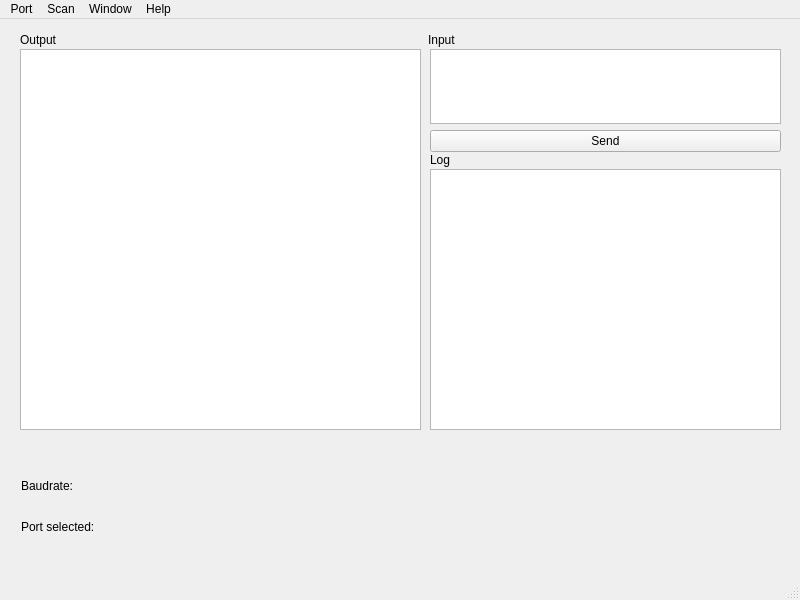
<?xml version="1.0" encoding="UTF-8"?>
<ui version="4.0">
 <class>MainWindow</class>
 <widget class="QMainWindow" name="MainWindow">
  <property name="enabled">
   <bool>true</bool>
  </property>
  <property name="geometry">
   <rect>
    <x>0</x>
    <y>0</y>
    <width>800</width>
    <height>600</height>
   </rect>
  </property>
  <property name="minimumSize">
   <size>
    <width>800</width>
    <height>600</height>
   </size>
  </property>
  <property name="maximumSize">
   <size>
    <width>800</width>
    <height>600</height>
   </size>
  </property>
  <property name="baseSize">
   <size>
    <width>800</width>
    <height>600</height>
   </size>
  </property>
  <property name="mouseTracking">
   <bool>false</bool>
  </property>
  <property name="windowTitle">
   <string>serial_reader</string>
  </property>
  <widget class="QWidget" name="centralwidget">
   <widget class="QWidget" name="layoutWidget">
    <property name="geometry">
     <rect>
      <x>20</x>
      <y>30</y>
      <width>401</width>
      <height>381</height>
     </rect>
    </property>
    <layout class="QGridLayout" name="gridLayout_2">
     <item row="0" column="0">
      <widget class="QTextBrowser" name="Output"/>
     </item>
    </layout>
   </widget>
   <widget class="QWidget" name="layoutWidget">
    <property name="geometry">
     <rect>
      <x>430</x>
      <y>30</y>
      <width>351</width>
      <height>103</height>
     </rect>
    </property>
    <layout class="QGridLayout" name="gridLayout_3">
     <item row="1" column="0">
      <widget class="QPushButton" name="send_button">
       <property name="text">
        <string>Send</string>
       </property>
      </widget>
     </item>
     <item row="0" column="0">
      <widget class="QTextEdit" name="Input"/>
     </item>
    </layout>
   </widget>
   <widget class="QWidget" name="layoutWidget">
    <property name="geometry">
     <rect>
      <x>21</x>
      <y>458</y>
      <width>111</width>
      <height>18</height>
     </rect>
    </property>
    <layout class="QHBoxLayout" name="horizontalLayout">
     <item>
      <widget class="QLabel" name="Baudrate_Label_Name">
       <property name="text">
        <string>Baudrate:</string>
       </property>
      </widget>
     </item>
     <item>
      <widget class="QLabel" name="baudrate">
       <property name="text">
        <string/>
       </property>
      </widget>
     </item>
    </layout>
   </widget>
   <widget class="QWidget" name="layoutWidget">
    <property name="geometry">
     <rect>
      <x>21</x>
      <y>499</y>
      <width>141</width>
      <height>18</height>
     </rect>
    </property>
    <layout class="QHBoxLayout" name="horizontalLayout_2">
     <item>
      <widget class="QLabel" name="Selected_Port_Label_Name">
       <property name="text">
        <string>Port selected:</string>
       </property>
      </widget>
     </item>
     <item>
      <widget class="QLabel" name="selected_port">
       <property name="text">
        <string/>
       </property>
      </widget>
     </item>
    </layout>
   </widget>
   <widget class="QTextBrowser" name="Log">
    <property name="geometry">
     <rect>
      <x>430</x>
      <y>150</y>
      <width>351</width>
      <height>261</height>
     </rect>
    </property>
   </widget>
   <widget class="QLabel" name="output_label">
    <property name="geometry">
     <rect>
      <x>20</x>
      <y>10</y>
      <width>49</width>
      <height>21</height>
     </rect>
    </property>
    <property name="text">
     <string>Output</string>
    </property>
   </widget>
   <widget class="QLabel" name="input_label">
    <property name="geometry">
     <rect>
      <x>428</x>
      <y>11</y>
      <width>61</width>
      <height>20</height>
     </rect>
    </property>
    <property name="text">
     <string>Input</string>
    </property>
   </widget>
   <widget class="QLabel" name="log_label">
    <property name="geometry">
     <rect>
      <x>430</x>
      <y>131</y>
      <width>49</width>
      <height>20</height>
     </rect>
    </property>
    <property name="text">
     <string>Log</string>
    </property>
   </widget>
  </widget>
  <widget class="QMenuBar" name="menubar">
   <property name="geometry">
    <rect>
     <x>0</x>
     <y>0</y>
     <width>800</width>
     <height>22</height>
    </rect>
   </property>
   <widget class="QMenu" name="menuPort">
    <property name="title">
     <string>Port</string>
    </property>
    <addaction name="actionOpen"/>
    <addaction name="actionClose"/>
    <addaction name="actionSettings"/>
   </widget>
   <widget class="QMenu" name="menuScan">
    <property name="title">
     <string>Scan</string>
    </property>
    <addaction name="actionFind_Ports"/>
   </widget>
   <widget class="QMenu" name="menuWindow">
    <property name="title">
     <string>Window</string>
    </property>
    <addaction name="actionClear_all_windows"/>
    <addaction name="actionClear_output_window"/>
    <addaction name="actionClear_input_window"/>
   </widget>
   <widget class="QMenu" name="menuHelp">
    <property name="title">
     <string>Help</string>
    </property>
    <addaction name="actionAbout"/>
   </widget>
   <addaction name="menuPort"/>
   <addaction name="menuScan"/>
   <addaction name="menuWindow"/>
   <addaction name="menuHelp"/>
  </widget>
  <widget class="QStatusBar" name="statusbar"/>
  <action name="actionOpen">
   <property name="text">
    <string>Open</string>
   </property>
  </action>
  <action name="actionClose">
   <property name="text">
    <string>Close</string>
   </property>
  </action>
  <action name="actionSettings">
   <property name="text">
    <string>Settings</string>
   </property>
  </action>
  <action name="actionFind_Ports">
   <property name="text">
    <string>Find Ports</string>
   </property>
  </action>
  <action name="actionClear_all_windows">
   <property name="text">
    <string>Clear all windows</string>
   </property>
  </action>
  <action name="actionClear_output_window">
   <property name="text">
    <string>Clear output window</string>
   </property>
  </action>
  <action name="actionClear_input_window">
   <property name="text">
    <string>Clear input window</string>
   </property>
  </action>
  <action name="actionAbout">
   <property name="text">
    <string>About</string>
   </property>
  </action>
 </widget>
 <resources/>
 <connections/>
</ui>
